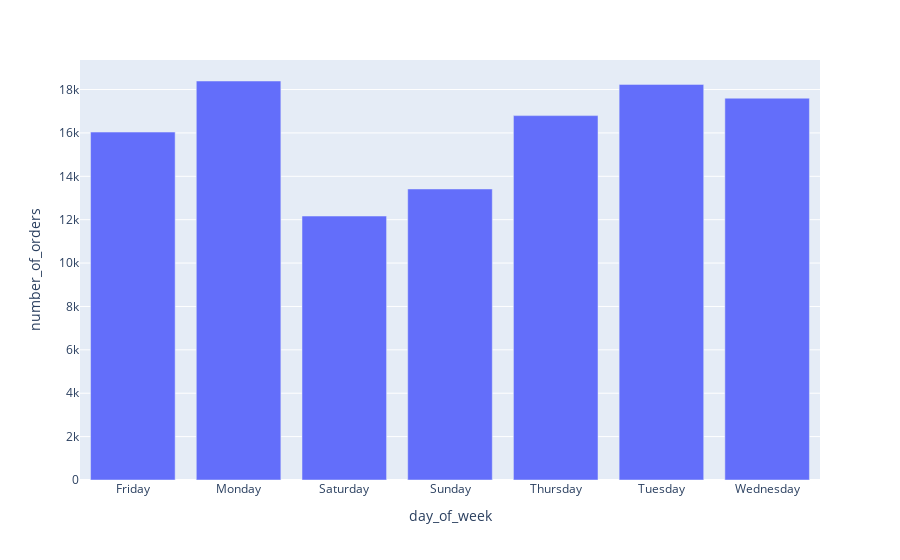

The code cell stored with this chart in its notebook:
### Code cell
# Посмотрим на распределение всех покупок по дням недели

df1 = orders_with_items.groupby('day_of_week',as_index=False)\
                 .agg({'price':'count'})\
                 .rename(columns={'price':'number_of_orders'})
fig = px.bar(df1, x='day_of_week', y='number_of_orders')
fig.show()

### Figure 1 — Plotly figure (JSON) as saved in the notebook; plotly's stock layout.template omitted (floating-point values rounded to 4 significant figures)
{"data": [{"alignmentgroup": "True", "hovertemplate": "day_of_week=%{x}<br>number_of_orders=%{y}<extra></extra>", "legendgroup": "", "marker": {"color": "#636efa"}, "name": "", "offsetgroup": "", "orientation": "v", "showlegend": false, "textposition": "auto", "type": "bar", "x": ["Friday", "Monday", "Saturday", "Sunday", "Thursday", "Tuesday", "Wednesday"], "xaxis": "x", "y": [16039, 18393, 12168, 13416, 16797, 18237, 17600], "yaxis": "y"}], "layout": {"barmode": "relative", "legend": {"tracegroupgap": 0}, "margin": {"t": 60}, "xaxis": {"anchor": "y", "domain": [0, 1], "title": {"text": "day_of_week"}}, "yaxis": {"anchor": "x", "domain": [0, 1], "title": {"text": "number_of_orders"}}}}
